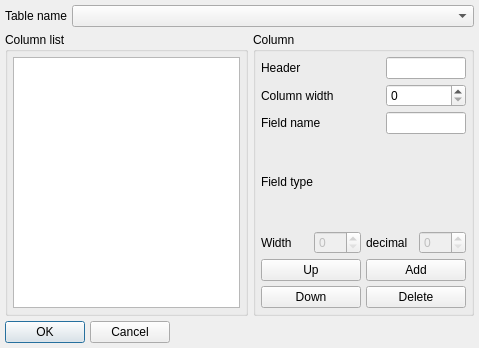
<?xml version="1.0" encoding="UTF-8"?>
<ui version="4.0">
 <class>eDBTable</class>
 <widget class="QDialog" name="eDBTable">
  <property name="geometry">
   <rect>
    <x>0</x>
    <y>0</y>
    <width>479</width>
    <height>348</height>
   </rect>
  </property>
  <property name="windowTitle">
   <string>aDBTable</string>
  </property>
  <layout class="QGridLayout">
   <item row="0" column="0" colspan="2">
    <layout class="QHBoxLayout">
     <item>
      <widget class="QLabel" name="textLabel3">
       <property name="enabled">
        <bool>true</bool>
       </property>
       <property name="sizePolicy">
        <sizepolicy hsizetype="Fixed" vsizetype="Fixed">
         <horstretch>0</horstretch>
         <verstretch>0</verstretch>
        </sizepolicy>
       </property>
       <property name="frameShape">
        <enum>QFrame::NoFrame</enum>
       </property>
       <property name="frameShadow">
        <enum>QFrame::Plain</enum>
       </property>
       <property name="text">
        <string>Table name</string>
       </property>
       <property name="wordWrap">
        <bool>false</bool>
       </property>
      </widget>
     </item>
     <item>
      <widget class="QComboBox" name="ComboBoxTable">
       <item>
        <property name="text">
         <string/>
        </property>
       </item>
      </widget>
     </item>
    </layout>
   </item>
   <item row="2" column="0" colspan="2">
    <layout class="QHBoxLayout">
     <item>
      <widget class="QPushButton" name="bOK">
       <property name="text">
        <string>OK</string>
       </property>
       <property name="default">
        <bool>true</bool>
       </property>
      </widget>
     </item>
     <item>
      <widget class="QPushButton" name="bCancel">
       <property name="text">
        <string>Cancel</string>
       </property>
      </widget>
     </item>
     <item>
      <spacer name="spacer1">
       <property name="orientation">
        <enum>Qt::Horizontal</enum>
       </property>
       <property name="sizeType">
        <enum>QSizePolicy::Expanding</enum>
       </property>
       <property name="sizeHint" stdset="0">
        <size>
         <width>301</width>
         <height>21</height>
        </size>
       </property>
      </spacer>
     </item>
    </layout>
   </item>
   <item row="1" column="0">
    <widget class="QGroupBox" name="groupBox2">
     <property name="title">
      <string>Column list</string>
     </property>
     <layout class="QGridLayout">
      <item row="0" column="0">
       <widget class="QListWidget" name="ListCol">
        <property name="lineWidth">
         <number>1</number>
        </property>
        <property name="midLineWidth">
         <number>1</number>
        </property>
        <property name="margin" stdset="0">
         <number>0</number>
        </property>
       </widget>
      </item>
     </layout>
    </widget>
   </item>
   <item row="1" column="1">
    <widget class="QGroupBox" name="groupBox1">
     <property name="title">
      <string>Column</string>
     </property>
     <layout class="QGridLayout">
      <item row="0" column="0" colspan="2">
       <layout class="QHBoxLayout">
        <item>
         <widget class="QLabel" name="textLabel2">
          <property name="sizePolicy">
           <sizepolicy hsizetype="Fixed" vsizetype="Preferred">
            <horstretch>0</horstretch>
            <verstretch>0</verstretch>
           </sizepolicy>
          </property>
          <property name="minimumSize">
           <size>
            <width>120</width>
            <height>0</height>
           </size>
          </property>
          <property name="text">
           <string>Header</string>
          </property>
          <property name="wordWrap">
           <bool>false</bool>
          </property>
         </widget>
        </item>
        <item>
         <widget class="QLineEdit" name="eColHeader">
          <property name="maxLength">
           <number>100</number>
          </property>
         </widget>
        </item>
       </layout>
      </item>
      <item row="1" column="0" colspan="2">
       <layout class="QHBoxLayout">
        <item>
         <widget class="QLabel" name="textLabel1_2">
          <property name="sizePolicy">
           <sizepolicy hsizetype="Fixed" vsizetype="Preferred">
            <horstretch>0</horstretch>
            <verstretch>0</verstretch>
           </sizepolicy>
          </property>
          <property name="minimumSize">
           <size>
            <width>120</width>
            <height>0</height>
           </size>
          </property>
          <property name="text">
           <string>Column width</string>
          </property>
          <property name="wordWrap">
           <bool>false</bool>
          </property>
         </widget>
        </item>
        <item>
         <widget class="QSpinBox" name="eColWidth">
          <property name="maximum">
           <number>9999</number>
          </property>
         </widget>
        </item>
       </layout>
      </item>
      <item row="4" column="0">
       <layout class="QHBoxLayout">
        <item>
         <widget class="QLabel" name="textLabel2_2">
          <property name="text">
           <string>Width</string>
          </property>
          <property name="wordWrap">
           <bool>false</bool>
          </property>
         </widget>
        </item>
        <item>
         <widget class="QSpinBox" name="eColTWidth">
          <property name="enabled">
           <bool>false</bool>
          </property>
          <property name="maximum">
           <number>255</number>
          </property>
         </widget>
        </item>
       </layout>
      </item>
      <item row="5" column="0" colspan="2">
       <layout class="QGridLayout">
        <item row="1" column="1">
         <widget class="QPushButton" name="bColDel">
          <property name="text">
           <string>Delete</string>
          </property>
         </widget>
        </item>
        <item row="0" column="0">
         <widget class="QPushButton" name="bColL">
          <property name="text">
           <string>Up</string>
          </property>
         </widget>
        </item>
        <item row="1" column="0">
         <widget class="QPushButton" name="bColR">
          <property name="text">
           <string>Down</string>
          </property>
         </widget>
        </item>
        <item row="0" column="1">
         <widget class="QPushButton" name="bColAdd">
          <property name="text">
           <string>Add</string>
          </property>
         </widget>
        </item>
       </layout>
      </item>
      <item row="2" column="0" colspan="2">
       <layout class="QHBoxLayout">
        <item>
         <widget class="QLabel" name="textLabel2_3">
          <property name="sizePolicy">
           <sizepolicy hsizetype="Fixed" vsizetype="Preferred">
            <horstretch>0</horstretch>
            <verstretch>0</verstretch>
           </sizepolicy>
          </property>
          <property name="minimumSize">
           <size>
            <width>120</width>
            <height>0</height>
           </size>
          </property>
          <property name="text">
           <string>Field name</string>
          </property>
          <property name="wordWrap">
           <bool>false</bool>
          </property>
         </widget>
        </item>
        <item>
         <widget class="QLineEdit" name="eColName">
          <property name="maxLength">
           <number>300</number>
          </property>
          <property name="readOnly">
           <bool>true</bool>
          </property>
         </widget>
        </item>
       </layout>
      </item>
      <item row="3" column="0" colspan="2">
       <layout class="QHBoxLayout">
        <item>
         <widget class="QLabel" name="textLabel1">
          <property name="sizePolicy">
           <sizepolicy hsizetype="Fixed" vsizetype="Fixed">
            <horstretch>0</horstretch>
            <verstretch>0</verstretch>
           </sizepolicy>
          </property>
          <property name="minimumSize">
           <size>
            <width>120</width>
            <height>0</height>
           </size>
          </property>
          <property name="text">
           <string>Field type</string>
          </property>
          <property name="wordWrap">
           <bool>false</bool>
          </property>
         </widget>
        </item>
        <item>
         <widget class="QLabel" name="eType">
          <property name="text">
           <string/>
          </property>
          <property name="wordWrap">
           <bool>false</bool>
          </property>
         </widget>
        </item>
       </layout>
      </item>
      <item row="4" column="1">
       <layout class="QHBoxLayout">
        <item>
         <widget class="QLabel" name="textLabel3_2">
          <property name="text">
           <string>decimal</string>
          </property>
          <property name="wordWrap">
           <bool>false</bool>
          </property>
         </widget>
        </item>
        <item>
         <widget class="QSpinBox" name="eColTDec">
          <property name="enabled">
           <bool>false</bool>
          </property>
          <property name="maximum">
           <number>9</number>
          </property>
         </widget>
        </item>
       </layout>
      </item>
     </layout>
    </widget>
   </item>
  </layout>
 </widget>
 <layoutdefault spacing="5" margin="5"/>
 <pixmapfunction>qPixmapFromMimeSource</pixmapfunction>
 <includes>
  <include location="local">wdbtable.h</include>
  <include location="local">ananas.h</include>
  <include location="local">addfdialog.h</include>
 </includes>
 <resources/>
 <connections>
  <connection>
   <sender>bOK</sender>
   <signal>clicked()</signal>
   <receiver>eDBTable</receiver>
   <slot>accept()</slot>
   <hints>
    <hint type="sourcelabel">
     <x>20</x>
     <y>20</y>
    </hint>
    <hint type="destinationlabel">
     <x>20</x>
     <y>20</y>
    </hint>
   </hints>
  </connection>
  <connection>
   <sender>bCancel</sender>
   <signal>clicked()</signal>
   <receiver>eDBTable</receiver>
   <slot>reject()</slot>
   <hints>
    <hint type="sourcelabel">
     <x>20</x>
     <y>20</y>
    </hint>
    <hint type="destinationlabel">
     <x>20</x>
     <y>20</y>
    </hint>
   </hints>
  </connection>
  <connection>
   <sender>bColAdd</sender>
   <signal>clicked()</signal>
   <receiver>eDBTable</receiver>
   <slot>ColumnAdd()</slot>
   <hints>
    <hint type="sourcelabel">
     <x>20</x>
     <y>20</y>
    </hint>
    <hint type="destinationlabel">
     <x>20</x>
     <y>20</y>
    </hint>
   </hints>
  </connection>
  <connection>
   <sender>bColDel</sender>
   <signal>clicked()</signal>
   <receiver>eDBTable</receiver>
   <slot>ColumnDel()</slot>
   <hints>
    <hint type="sourcelabel">
     <x>20</x>
     <y>20</y>
    </hint>
    <hint type="destinationlabel">
     <x>20</x>
     <y>20</y>
    </hint>
   </hints>
  </connection>
  <connection>
   <sender>bColL</sender>
   <signal>clicked()</signal>
   <receiver>eDBTable</receiver>
   <slot>ColumnL()</slot>
   <hints>
    <hint type="sourcelabel">
     <x>20</x>
     <y>20</y>
    </hint>
    <hint type="destinationlabel">
     <x>20</x>
     <y>20</y>
    </hint>
   </hints>
  </connection>
  <connection>
   <sender>bColR</sender>
   <signal>clicked()</signal>
   <receiver>eDBTable</receiver>
   <slot>ColumnR()</slot>
   <hints>
    <hint type="sourcelabel">
     <x>20</x>
     <y>20</y>
    </hint>
    <hint type="destinationlabel">
     <x>20</x>
     <y>20</y>
    </hint>
   </hints>
  </connection>
  <connection>
   <sender>ListCol</sender>
   <signal>highlighted(int)</signal>
   <receiver>eDBTable</receiver>
   <slot>ColumnSel(int)</slot>
   <hints>
    <hint type="sourcelabel">
     <x>20</x>
     <y>20</y>
    </hint>
    <hint type="destinationlabel">
     <x>20</x>
     <y>20</y>
    </hint>
   </hints>
  </connection>
  <connection>
   <sender>ComboBoxTable</sender>
   <signal>activated(QString)</signal>
   <receiver>eDBTable</receiver>
   <slot>ColumnUpd()</slot>
   <hints>
    <hint type="sourcelabel">
     <x>20</x>
     <y>20</y>
    </hint>
    <hint type="destinationlabel">
     <x>20</x>
     <y>20</y>
    </hint>
   </hints>
  </connection>
  <connection>
   <sender>eColHeader</sender>
   <signal>textChanged(QString)</signal>
   <receiver>eDBTable</receiver>
   <slot>ColumnTextUpd(QString)</slot>
   <hints>
    <hint type="sourcelabel">
     <x>20</x>
     <y>20</y>
    </hint>
    <hint type="destinationlabel">
     <x>20</x>
     <y>20</y>
    </hint>
   </hints>
  </connection>
  <connection>
   <sender>eColWidth</sender>
   <signal>valueChanged(int)</signal>
   <receiver>eDBTable</receiver>
   <slot>ColWidthChange(int)</slot>
   <hints>
    <hint type="sourcelabel">
     <x>20</x>
     <y>20</y>
    </hint>
    <hint type="destinationlabel">
     <x>20</x>
     <y>20</y>
    </hint>
   </hints>
  </connection>
  <connection>
   <sender>ComboBoxTable</sender>
   <signal>activated(QString)</signal>
   <receiver>ListCol</receiver>
   <slot>setFocus()</slot>
   <hints>
    <hint type="sourcelabel">
     <x>20</x>
     <y>20</y>
    </hint>
    <hint type="destinationlabel">
     <x>20</x>
     <y>20</y>
    </hint>
   </hints>
  </connection>
  <connection>
   <sender>bCancel</sender>
   <signal>clicked()</signal>
   <receiver>eDBTable</receiver>
   <slot>doCancel()</slot>
   <hints>
    <hint type="sourcelabel">
     <x>20</x>
     <y>20</y>
    </hint>
    <hint type="destinationlabel">
     <x>20</x>
     <y>20</y>
    </hint>
   </hints>
  </connection>
  <connection>
   <sender>eDBTable</sender>
   <signal>closeEvent()</signal>
   <receiver>eDBTable</receiver>
   <slot>doCancel()</slot>
   <hints>
    <hint type="sourcelabel">
     <x>20</x>
     <y>20</y>
    </hint>
    <hint type="destinationlabel">
     <x>20</x>
     <y>20</y>
    </hint>
   </hints>
  </connection>
  <connection>
   <sender>bColAdd</sender>
   <signal>clicked()</signal>
   <receiver>ListCol</receiver>
   <slot>setFocus()</slot>
   <hints>
    <hint type="sourcelabel">
     <x>20</x>
     <y>20</y>
    </hint>
    <hint type="destinationlabel">
     <x>20</x>
     <y>20</y>
    </hint>
   </hints>
  </connection>
 </connections>
</ui>
